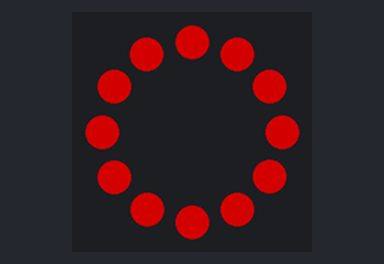
A program run on a simulated BBC micro:bit (MakeCode). On the bench: 12 RGB LEDs in a ring, first at the top, clockwise. Dim RGB values are drawn brighter than linear.

Above: at 0.1 s.
At 0.6 s:
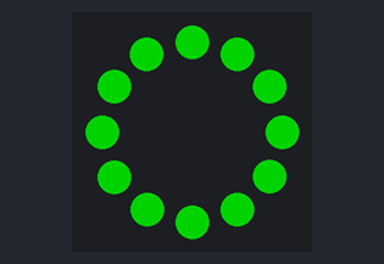
At 1.1 s:
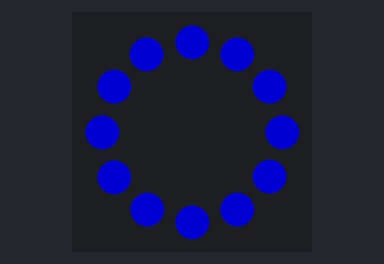

The program:

main.ts
```typescript
let strip = neopixel.create(DigitalPin.P3, 12, NeoPixelMode.RGB_RGB)
strip.clear()
led.enable(false)
basic.forever(function () {
    strip.showRainbow(1, 360)
    for (let index = 0; index < 12; index++) {
        strip.showColor(neopixel.colors(NeoPixelColors.Red))
        basic.pause(500)
        strip.showColor(neopixel.colors(NeoPixelColors.Green))
        basic.pause(500)
        strip.showColor(neopixel.colors(NeoPixelColors.Blue))
        basic.pause(500)
        strip.rotate(1)
        strip.show()
        basic.pause(500)
    }
})
```

test.ts
```typescript
// testes vão aqui; isto não será compilado quando este pacote for usado como uma extensão.
```

Measured:
- by itself, everything shown: repeats every 2.0 s, in 3 steps
- what the display in image 1 shows lasts 0.5 s, from 0.5 s to 1.0 s
- what the display in image 2 shows lasts 1.0 s, from 1.0 s to 2.0 s
